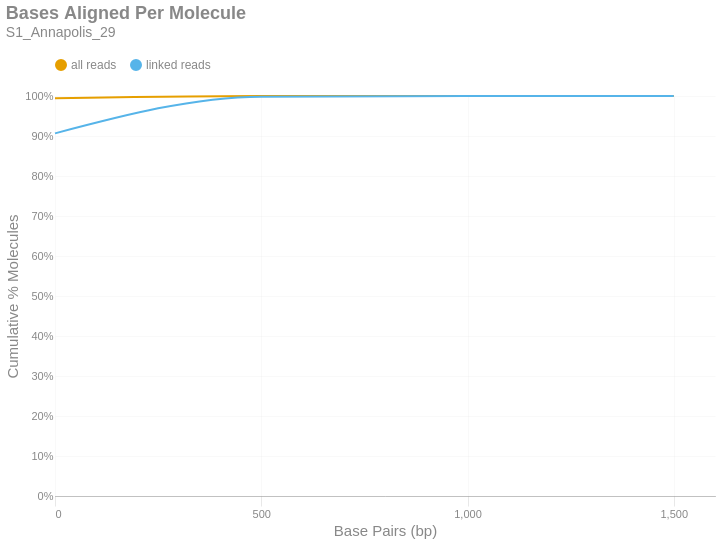

The cell this chart's notebook holds for it:
### Markdown cell above
### Bases Aligned Per Molecule
This is a cumulative frequency distribution showing the number of base pairs aligned per unique molecule. These data are shown in 500 bp bins. There are two distributions: one with `all reads` (yellow) and another with only `linked reads` (blue). The percent of molecules in the `linked reads` distribution is relative to the total number of linked molecules.

### Code cell
if SKIPLR:
    print_html(f"Skipped")
else:
    binned_df = consolidated_hist(valids['aligned_bp'], mask, 500, True)
    with SafeRender(binned_df):
        (
            density_plot(binned_df, 'Bases Aligned Per Molecule', samplename, 'basesper')
            .encode(
                x=alt.X('bin:Q', title="Base Pairs (bp)").axis(tickMinStep=500).scale(padding=0),
                y=alt.Y('value:Q', title='Cumulative % Molecules')
                    .axis(format='%')
                    .scale(domain = [0,1])
                    .stack(False),
                color=alt.Color("key:N").scale(domain = ["all reads", "linked reads"]),
                tooltip = [
                    alt.Tooltip("key:N", title = "Data Type"),
                    alt.Tooltip("range_label:N", title="Bases Aligned Per Molecule"),
                    alt.Tooltip("value:Q", format = ".2%", title="% Molecules (Cum.)")
                ]
            )
        ).display()

### Figure 1 — Vega-Lite specification as saved in the notebook (floating-point values rounded to 4 significant figures)
{"width": "container", "height": 400, "config": {"title": {"anchor": "start", "dy": -15, "fontSize": 18, "color": "#888888", "subtitleColor": "#888888", "subtitleFontSize": 14}, "arc": {"fill": "#0072B2"}, "axis": {"domainColor": "#888888", "domainWidth": 0.5, "gridWidth": 0.2, "grid": false, "titleFontWeight": 400, "titleFontSize": 15, "labelFontSize": 11, "labelColor": "#888888", "tickColor": "#888888", "tickWidth": 0.2, "titleColor": "#888888"}, "axisBand": {"grid": false}, "axisX": {"grid": true, "tickSize": 10, "domainCap": "round"}, "axisY": {"domain": false, "grid": true, "tickSize": 0, "domainCap": "round"}, "background": "transparent", "header": {"labelFontSize": 15, "labelColor": "#888888", "titleFontSize": 15, "titleFontWeight": 600, "titleColor": "#888888"}, "legend": {"labelFont": "sans-serif", "labelFontSize": 12, "labelColor": "#888888", "symbolSize": 100, "symbolType": "circle", "titleFontSize": 12, "titlePadding": 10, "titleColor": "#888888", "title": null, "orient": "top"}, "range": {"category": ["#E69F00", "#56B4E9", "#009E73", "#F0E442", "#0072B2", "#D55E00", "#CC79A7", "#000000"], "diverging": ["#cfe8f3", "#a2d4ec", "#73bfe2", "#46abdb", "#1696d2", "#12719e"]}, "area": {"fill": "#0072B2", "fillOpacity": 0.7, "line": true, "strokeOpacity": 0.7}, "line": {"color": "#0072B2", "stroke": "#0072B2", "strokeWidth": 2}, "trail": {"color": "#0072B2", "stroke": "#0072B2", "strokeWidth": 0, "size": 1}, "point": {"filled": true, "fillOpacity": 1.0, "size": 95}, "text": {"color": "#888888", "fontSize": 11, "align": "right", "fontWeight": 400, "size": 11}, "bar": {"fill": "#0072B2", "stroke": null}, "view": {"stroke": null, "continuousWidth": 660, "continuousHeight": 400}}, "data": {"name": "data-4af9e7f083f6a2e18d8917df0a727d94"}, "mark": {"type": "line", "interpolate": "monotone", "point": {"opacity": 0, "size": 275}}, "encoding": {"color": {"field": "key", "scale": {"domain": ["all reads", "linked reads"]}, "type": "nominal"}, "tooltip": [{"field": "key", "title": "Data Type", "type": "nominal"}, {"field": "range_label", "title": "Bases Aligned Per Molecule", "type": "nominal"}, {"field": "value", "format": ".2%", "title": "% Molecules (Cum.)", "type": "quantitative"}], "x": {"axis": {"tickMinStep": 500}, "field": "bin", "scale": {"padding": 0}, "title": "Base Pairs (bp)", "type": "quantitative"}, "y": {"axis": {"format": "%"}, "field": "value", "scale": {"domain": [0, 1]}, "stack": false, "title": "Cumulative % Molecules", "type": "quantitative"}}, "params": [{"name": "param_c36ac31b6afebe62", "select": {"type": "point", "fields": ["key"]}, "bind": "legend"}], "title": {"text": "Bases Aligned Per Molecule", "subtitle": "S1_Annapolis_29"}, "transform": [{"fold": ["all reads (cumsum)", "linked reads (cumsum)"]}, {"calculate": "replace(datum.key, ' (cumsum)', '')", "as": "key"}, {"filter": {"param": "param_c36ac31b6afebe62"}}], "usermeta": {"embedOptions": {"downloadFileName": "S1_Annapolis_29.basesper"}}, "$schema": "https://vega.github.io/schema/vega-lite/v6.1.0.json", "datasets": {"data-4af9e7f083f6a2e18d8917df0a727d94": [{"bin": "0.0", "interval": "0.0-500.0", "all reads": 0.9944, "linked reads": 0.9066, "all reads (cumsum)": 0.9944, "linked reads (cumsum)": 0.9066, "range_label": "0-499"}, {"bin": "500.0", "interval": "500.0-1000.0", "all reads": 0.005501, "linked reads": 0.09185, "all reads (cumsum)": 0.9999, "linked reads (cumsum)": 0.9984, "range_label": "500-999"}, {"bin": "1000.0", "interval": "1000.0-1500.0", "all reads": 0.0001012, "linked reads": 0.00154, "all reads (cumsum)": 1.0, "linked reads (cumsum)": 0.9999, "range_label": "1000-1499"}, {"bin": "1500.0", "interval": "1500.0-2000.0", "all reads": 2.978e-06, "linked reads": 5.446e-05, "all reads (cumsum)": 1.0, "linked reads (cumsum)": 1.0, "range_label": "1500-1999"}]}}
